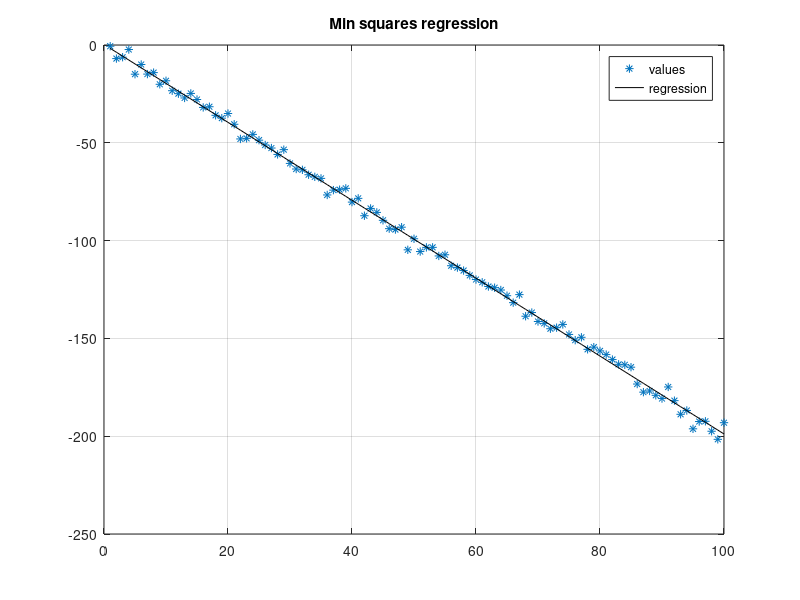

MATLAB code to generate this figure:
clear all
close all
clc


% VALUES
num_elements=100;
a=2;
b=3;
c=1;

a=a*-1;
x=1:1:num_elements;

% FUNCTIONS
y=a*x+b*randn(1, num_elements);
y=y+c;

Y=y';
X=x';
X=[ones(size(X)) X];

xm=sum(x)/length(x);
ym=sum(y)/length(y);

a1=(sum((x-xm) .* (y-ym)))/(sum((x-xm).^2));
a0=ym-(a1*xm);

B3=[a0; a1];
ye3=X*B3;

% PLOTS
figure(1)
plot(x, y, "*")
hold on; grid on;
plot(x, ye3, "k")
title('Min squares regression')
legend('values', 'regression')

R23=1-sum((y-ye3').^2)/sum((y-mean(y)).^2);